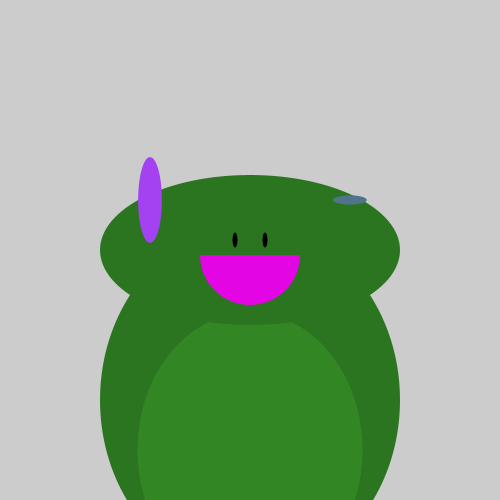
Frame 1 (no input)
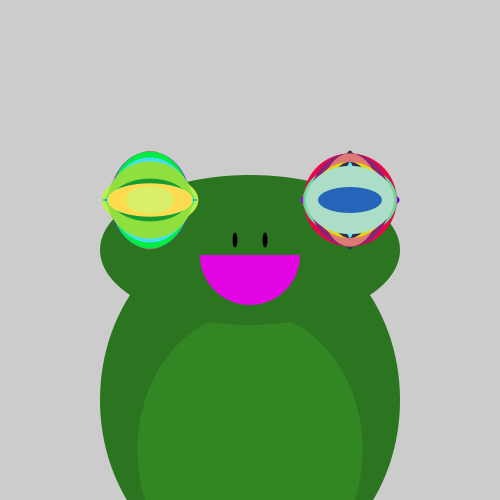
Frame 60 (the mouse pressed at the canvas centre just before this capture)
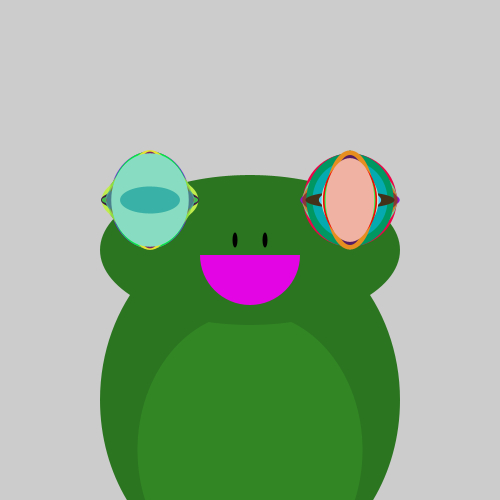
Frame 120 (the mouse held since frame 60 and released just before this capture)

The Processing sketch that drew these frames (run headless with seeded random() and noise(); from frame 60 on, the mouse is pressed at the canvas centre):

// Processing sketch: processing_162799
// ── processing_162799.pde

//setup() function runs once, at beginning of program

void setup() {
  size(500, 500);
fill(#2B7520);
noStroke();
ellipse(250,400,300,350);
fill(#328724);

ellipse(250,450,225,275);

fill(#2B7520);

ellipse(250,250,300,150);

fill(#E305E3);
strokeWeight(2);
arc(250, 255, 100, 100, 0, PI);
fill(0,0,0);
ellipse(235,240,5,15);
ellipse(265,240,5,15);
}

//draw() function loops infinitely, allows animation and interaction

void draw() {
 
  fill(random(255), random(255), random(255)); 
  ellipse(150, 200, random(100), random(100)); 

  fill(random(255), random(255), random(255)); 
  ellipse(350, 200, random(100), random(100)); 
}
